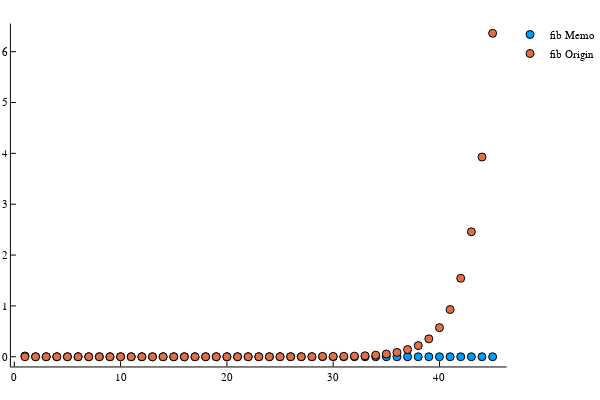

The notebook cell saved with this chart:
### Markdown cell above
* test and plot

### Code cell
time1 = [];
time2 = [];
for i in 1:45
    push!(time1, (@timed fibonacci(i)).time)
    push!(time2, (@timed fibonacci2(i)).time)
end

using Plots
plotly()
plot(
    [time1,time2],
    seriestype=:scatter,
    label=["fib Memo" "fib Origin"], 
    legend=:outerbottomright,
    grid = :none,
)

### Figure 1 — Plotly figure (JSON) as saved in the notebook; plotly's stock layout.template omitted (floating-point values rounded to 4 significant figures)
{"data": [{"colorbar": {"title": {"text": ""}}, "legendgroup": "fib Memo", "marker": {"color": "rgba(0, 154, 250, 1.000)", "line": {"color": "rgba(0, 0, 0, 1)", "width": 1}, "size": 8, "symbol": "circle"}, "mode": "markers", "name": "fib Memo", "showlegend": true, "type": "scatter", "x": [1, 2, 3, 4, 5, 6, 7, 8, 9, 10, 11, 12, 13, 14, 15, 16, 17, 18, 19, 20, 21, 22, 23, 24, 25, 26, 27, 28, 29, 30, 31, 32, 33, 34, 35, 36, 37, 38, 39, 40, 41, 42, 43, 44, 45], "xaxis": "x", "y": [0.01444, 2.464e-05, 7.02e-07, 2.6e-07, 2.8e-07, 4.3e-07, 4e-07, 3.5e-07, 3.71e-07, 1.314e-05, 5.51e-07, 5.71e-07, 6.61e-07, 6.42e-07, 4.81e-07, 2.6e-07, 3.41e-07, 2.5e-07, 3.01e-07, 2.3e-07, 3e-07, 3.41e-07, 1.522e-06, 1.313e-06, 1.052e-06, 9.92e-07, 1.092e-06, 1.442e-06, 2.034e-06, 6.802e-06, 4.889e-06, 4.879e-06, 5.169e-06, 9.638e-06, 1.292e-05, 1.475e-05, 1.18e-05, 1.133e-05, 1.236e-05, 1.335e-05, 1.226e-05, 2.645e-05, 1.219e-05, 1.325e-05, 1.311e-05], "yaxis": "y", "zmax": null, "zmin": null}, {"colorbar": {"title": {"text": ""}}, "legendgroup": "fib Origin", "marker": {"color": "rgba(227, 111, 71, 1.000)", "line": {"color": "rgba(0, 0, 0, 1)", "width": 1}, "size": 8, "symbol": "circle"}, "mode": "markers", "name": "fib Origin", "showlegend": true, "type": "scatter", "x": [1, 2, 3, 4, 5, 6, 7, 8, 9, 10, 11, 12, 13, 14, 15, 16, 17, 18, 19, 20, 21, 22, 23, 24, 25, 26, 27, 28, 29, 30, 31, 32, 33, 34, 35, 36, 37, 38, 39, 40, 41, 42, 43, 44, 45], "xaxis": "x", "y": [1.9e-07, 8e-08, 6e-08, 7e-08, 1.1e-07, 1.2e-07, 1.7e-07, 1.9e-07, 2.81e-07, 3.81e-07, 5.91e-07, 8.91e-07, 1.423e-06, 2.244e-06, 3.566e-06, 5.671e-06, 9.117e-06, 1.47e-05, 2.374e-05, 3.839e-05, 6.21e-05, 0.0001276, 0.0002055, 0.0002515, 0.0004179, 0.0007038, 0.001054, 0.001772, 0.006598, 0.006062, 0.007904, 0.01211, 0.01906, 0.0315, 0.05311, 0.08563, 0.1405, 0.2195, 0.3523, 0.5721, 0.9286, 1.543, 2.458, 3.928, 6.362], "yaxis": "y", "zmax": null, "zmin": null}], "layout": {"annotations": [], "height": 400, "legend": {"bgcolor": "rgba(255, 255, 255, 1.000)", "bordercolor": "rgba(0, 0, 0, 1)", "font": {"color": "rgba(0, 0, 0, 1)", "family": "sans-serif", "size": 11}, "tracegroupgap": 0, "x": 1, "y": 1}, "margin": {"b": 20, "l": 0, "r": 0, "t": 20}, "paper_bgcolor": "rgba(255, 255, 255, 1.000)", "plot_bgcolor": "rgba(255, 255, 255, 1.000)", "showlegend": true, "width": 600, "xaxis": {"anchor": "y", "domain": [0.02138, 0.9934], "gridcolor": "rgba(0, 0, 0, 0.1)", "gridwidth": 0.5, "linecolor": "rgba(0, 0, 0, 1)", "mirror": false, "range": [-0.32, 46.32], "showgrid": false, "showline": true, "showticklabels": true, "tickangle": 0, "tickcolor": "rgb(0, 0, 0)", "tickfont": {"color": "rgba(0, 0, 0, 1)", "family": "sans-serif", "size": 11}, "tickmode": "array", "ticks": "inside", "ticktext": ["0", "10", "20", "30", "40"], "tickvals": [0, 10, 20, 30, 40], "title": {"font": {"color": "rgba(0, 0, 0, 1)", "family": "sans-serif", "size": 15}, "text": ""}, "type": "linear", "visible": true, "zeroline": false, "zerolinecolor": "rgba(0, 0, 0, 1)"}, "yaxis": {"anchor": "x", "domain": [0.03762, 0.9902], "gridcolor": "rgba(0, 0, 0, 0.1)", "gridwidth": 0.5, "linecolor": "rgba(0, 0, 0, 1)", "mirror": false, "range": [-0.1909, 6.553], "showgrid": false, "showline": true, "showticklabels": true, "tickangle": 0, "tickcolor": "rgb(0, 0, 0)", "tickfont": {"color": "rgba(0, 0, 0, 1)", "family": "sans-serif", "size": 11}, "tickmode": "array", "ticks": "inside", "ticktext": ["0", "1", "2", "3", "4", "5", "6"], "tickvals": [0, 1, 2, 3, 4, 5, 6], "title": {"font": {"color": "rgba(0, 0, 0, 1)", "family": "sans-serif", "size": 15}, "text": ""}, "type": "linear", "visible": true, "zeroline": false, "zerolinecolor": "rgba(0, 0, 0, 1)"}}}
